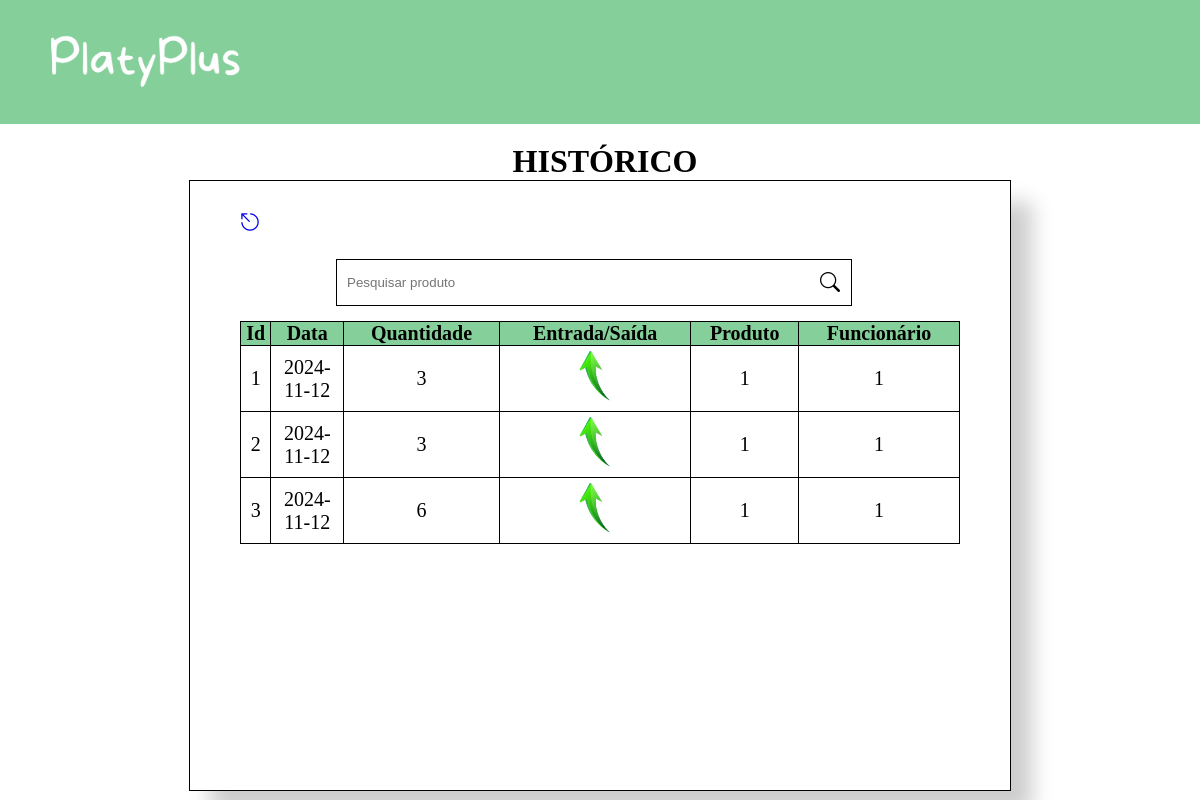
The app's page /historico, older data.
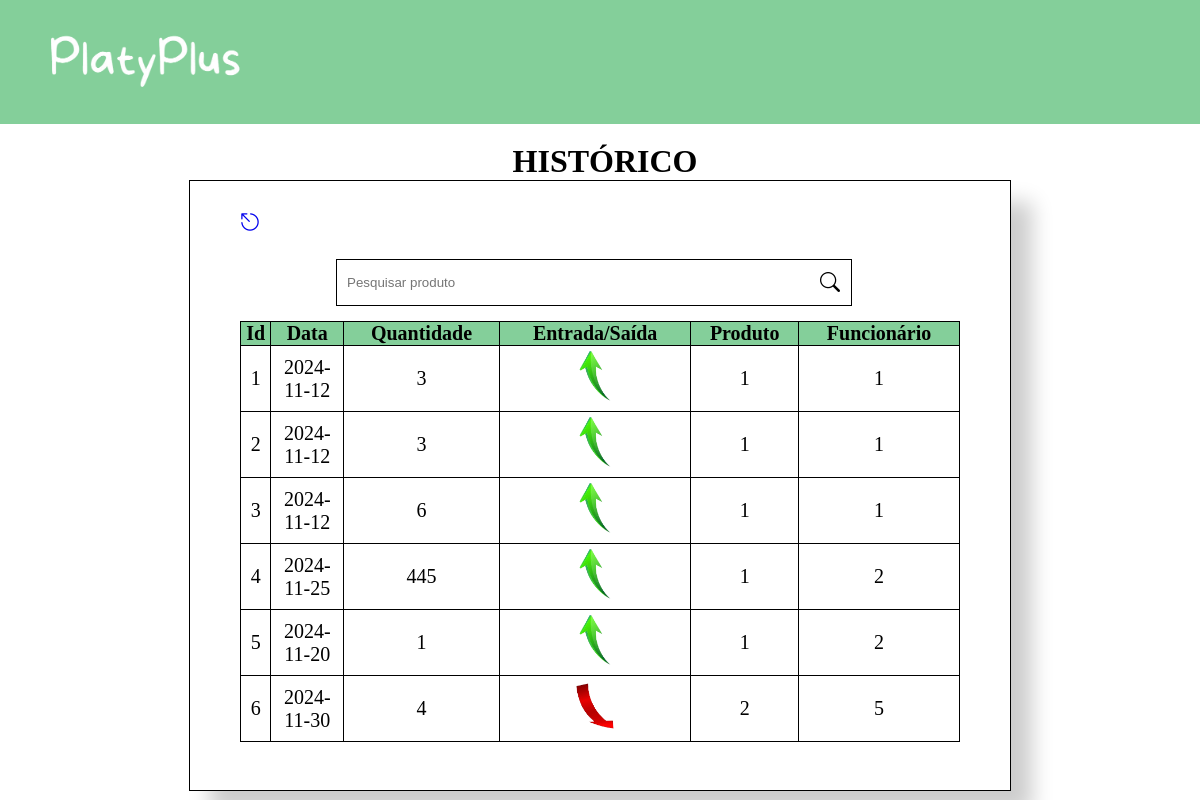
The same page, newer data.
### models.py (models this page shows, shortened)
class Movimentacao(Base):
    __tablename__ = 'movimentacoes'
    id_movimentacao = Column(Integer, primary_key=True)
    data_de_movimentacao = Column(String(10), nullable=False, index=True)
    quantidade_movimentacao = Column(Integer, nullable=False, index=True)
    tipo_movimentacao = Column(Boolean, nullable=True)
    produto_id = Column(Integer, ForeignKey('produtos.produto_id'))
    produtos = relationship(Produto)
    funcionario_id = Column(Integer, ForeignKey('funcionarios.funcionario_id'))
    funcionarios = relationship(Funcionario)
    def serialize_movimentacao(self):
        dados_movimentacao = {
            'id_movimentacao': self.id_movimentacao,
            'data_de_movimentacao': self.data_de_movimentacao,
            'quantidade_movimentacao': self.quantidade_movimentacao,
            'tipo_movimentacao': self.tipo_movimentacao,
            'produto_id': self.produto_id,
            'funcionario_id': self.funcionario_id
        }
        return dados_movimentacao

### app.py (the view)
@app.route('/historico')
def historico():
    lista_movimentacoes = select(Movimentacao).select_from(Movimentacao)
    lista_movimentacoes = db_session.execute(lista_movimentacoes).scalars()
    listaMovimentacoes = []
    for movimentacoes in lista_movimentacoes:
        listaMovimentacoes.append(movimentacoes.serialize_movimentacao())
    print(listaMovimentacoes)
    return render_template('historico.html', var_movimentacao=listaMovimentacoes)

### templates/historico.html (shortened to what this page needs)
<!DOCTYPE html>
<html lang="pt-br">
<head>
    <link rel="stylesheet" href="/static/historico.css">
    <link rel="stylesheet" href="https://cdn.jsdelivr.net/npm/bootstrap-icons@1.10.3/font/bootstrap-icons.css">
</head>
<body>
<header>
    <div class="logo">
        <a href="{{ url_for('inicial') }}">
            <img src="/static/img/PlatyPlusWhite.png">
        </a>
    </div>
</header>
<div class="container">
    <h1>HISTÓRICO</h1>
    <div class="box">
        <div class="esc">
            <a href="{{ url_for('inicial') }}">
                <i class="bi bi-escape"></i>
            </a>
        </div>
        <form class="search-container">
            <input type="text" id="search-bar" placeholder="Pesquisar produto">
            <i class="bi bi-search"></i>
        </form>
        <table>
            <tr class="categorias">
                <th class="id">Id</th>
                <th class="id">Data</th>
                <th class="id">Quantidade</th>
                <th class="id">Entrada/Saída</th>
                <th class="id">Produto</th>
                <th class="id">Funcionário</th>
                {% for movimentacao in var_movimentacao %}
                    <tr>
                        <td>{{ movimentacao.id_movimentacao }}</td>
                        <td>{{ movimentacao.data_de_movimentacao }}</td>
                        <td>{{ movimentacao.quantidade_movimentacao }}</td>
                        <td>
                            {% if movimentacao.tipo_movimentacao == True %}
                                <img src="/static/img/entrada.png">
                            {% elif movimentacao.tipo_movimentacao == False %}
                                <img src="/static/img/saida.png">
                            {% else %}
                                <span> Nenhuma movimentação encontrada! </span>
                            {% endif %}
                        </td>
                        <td>{{ movimentacao.produto_id }}</td>
                        <td>{{ movimentacao.funcionario_id }}</td>
                    </tr>
                {% endfor %}
            </tr>
        </table>
    </div>
</div>
</body>
</html>

### static/historico.css (style rules this page uses)
* { margin: 0; padding: 0; }
.container { display: flex; flex-direction: column; justify-content: center; align-items: center; height: calc(100vh - 124px); }
a { text-decoration: none; }
h1 { padding-left: 10px; margin-top: 10px; }
header { background-color: #84cf9a; display: flex; padding: 30px 40px; }
.logo>a>img { height: 60px; }
img { height: 60px; }
.box { background-color: #ffffff; display: flex; align-items: center; flex-direction: column; row-gap: 15px; padding-left: 50px; padding-right: 50px; width: 60%; height: 90%; border: 1px solid black; box-shadow: 21px 22px 20px rgba(0, 0, 0, 0.2); font-size: 20px; }
.esc { width: 100%; display: flex; margin-top: 30px; }
form>i { padding: 12px; position: absolute; }
form { display: flex; flex-direction: column; justify-content: center; align-items: end; margin-top: 10px; width: 70%; }
table { width: 100%; border: 1px solid black; border-collapse: collapse; }
td { text-align: center; border: 1px solid black; }
th { background-color: #84cf9a; border: 1px solid black; }
.id { width: 10px; }

Row changes from the older to the newer data that the page shows:
added Movimentacao: id_movimentacao "4", data_de_movimentacao "2024-11-25", quantidade_movimentacao "445", tipo_movimentacao True (drawn), produto_id "1", funcionario_id "2"
added Movimentacao: id_movimentacao "5", data_de_movimentacao "2024-11-20", quantidade_movimentacao "1", tipo_movimentacao True (drawn), produto_id "1", funcionario_id "2"
added Movimentacao: id_movimentacao "6", data_de_movimentacao "2024-11-30", quantidade_movimentacao "4", tipo_movimentacao False (drawn), produto_id "2", funcionario_id "5"
